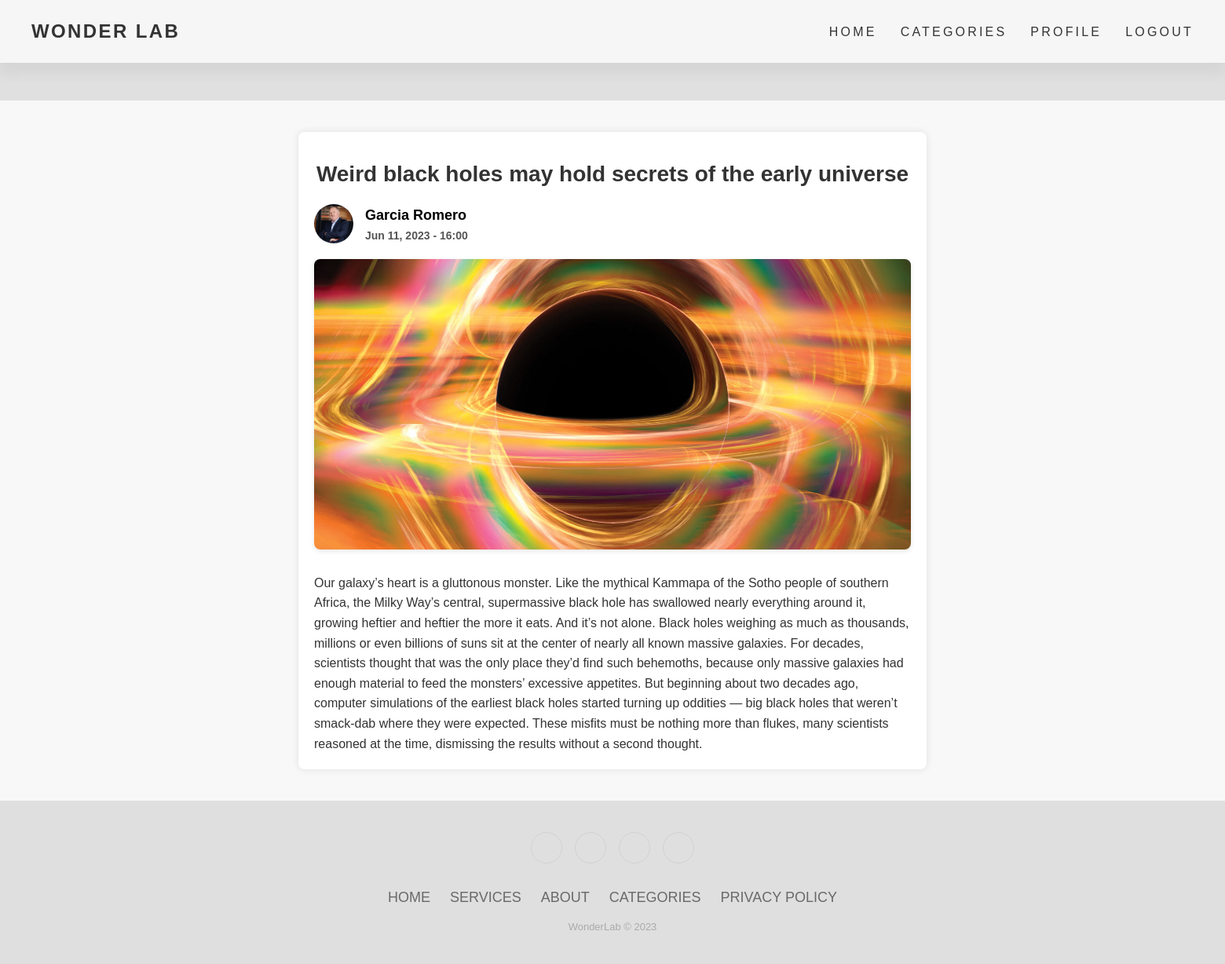
The page /post.php?id=66 on the database its author committed.
### tables this page shows
CREATE TABLE IF NOT EXISTS `posts` (
  `id` int UNSIGNED NOT NULL AUTO_INCREMENT,
  `title` varchar(255) NOT NULL,
  `body` text NOT NULL,
  `thumbnail` varchar(255) NOT NULL,
  `date_time` timestamp NOT NULL DEFAULT CURRENT_TIMESTAMP,
  `category_id` int UNSIGNED DEFAULT NULL,
  `author_id` int NOT NULL,
  PRIMARY KEY (`id`)
);

CREATE TABLE IF NOT EXISTS `users` (
  `id` int UNSIGNED NOT NULL AUTO_INCREMENT,
  `firstname` varchar(50) NOT NULL,
  `lastname` varchar(50) NOT NULL,
  `username` varchar(50) NOT NULL,
  `email` varchar(100) NOT NULL,
  `password` varchar(255) NOT NULL,
  `avatar` varchar(255) NOT NULL,
  PRIMARY KEY (`id`)
);

### post.php (the view)
<?php
include 'header.php';
if (isset($_GET['id'])){
    $id = filter_var($_GET['id'], FILTER_SANITIZE_NUMBER_INT);
    $query = "SELECT * FROM posts WHERE id=$id";
    $result = mysqli_query($connection, $query);
    $post = mysqli_fetch_assoc($result);
} else{
    header('location: ' . ROOT_URL . 'home.php');
    die();
}
?>
<link rel="stylesheet" href="<?= ROOT_URL ?>assets/style.css?v=<?= filemtime('assets/style.css') ?>" />
<section class="blog-post">
    <div class="blog-post__container">
        <h2 class="blog-post__title"><?= $post['title'] ?></h2>
        <div class="blog-post__author">
            <?php
            $author_id = $post['author_id'];
            $author_query = "SELECT * FROM users WHERE id=$author_id";
            $author_result = mysqli_query($connection, $author_query);
            $author = mysqli_fetch_assoc($author_result);
            ?>
            <div class="blog-post__author-avatar">
                <img src="./image/<?= $author['avatar'] ?>" alt="avatar">
            </div>
            <div class="blog-post__author-info">
                <h5><?= "{$author['firstname']} {$author['lastname']}" ?></h5>
                <small><?= date("M d, Y - H:i", strtotime($post['date_time'])) ?></small>
            </div>
        </div>
        <div class="blog-post__thumbnail">
            <img src="./image/<?= $post['thumbnail'] ?>" alt="wildlife">
        </div>
        <div class="blog-post__content">
            <p><?= $post['body'] ?></p>
        </div>
    </div>
</section>
<?php
include 'footer.php';
?>

### header.php (shortened to what this page needs)
<!DOCTYPE html>
<html lang="en">
<head>
  <link rel="stylesheet" href="<?= ROOT_URL ?>assets/style.css?v=<?=filemtime('assets/style.css')?>"/>  <title>WonderLab</title>
</head>
<body>
  <header>
    <a href="" class="logo">Wonder lab</a>
    <div class="group">
      <ul class="navigation">
        <li>
          <a href="<?= ROOT_URL ?>home.php">Home</a>
        </li>
        <li>
          <a href="<?= ROOT_URL ?>category.php">categories</a>
        </li>
        <li>
          <a href="<?= ROOT_URL ?>edit_user.php">Profile</a>
        </li>
        <li><ion-icon name="log-out-outline" class="icons"></ion-icon>
          <a href="<?= ROOT_URL ?>authn/logout.php">Logout</a>
        </li>
      </ul>
    </div>
  </header>
</body>

### footer.php (shortened to what this page needs)
<!DOCTYPE html>
<html>
<head>
    <link rel="stylesheet" href="https://cdnjs.cloudflare.com/ajax/libs/ionicons/2.0.1/css/ionicons.min.css">
    <link rel="stylesheet" href="<?= ROOT_URL ?>assets/style.css?v=<?= filemtime('assets/style.css') ?>" />
</head>
<body>
    <div class="footer-basic">
        <footer>
            <div class="social"><a href="#"></a><a href="#"></a><a href="#"></a><a href="#"></a></div>
            <ul class="list-inline">
                <li class="list-inline-item"><a href="./home.php">Home</a></li>
                <li class="list-inline-item"><a href="#">Services</a></li>
                <li class="list-inline-item"><a href="#">About</a></li>
                <li class="list-inline-item"><a href="./category.php">categories</a></li>
                <li class="list-inline-item"><a href="#">Privacy Policy</a></li>
            </ul>
            <p class="copyright">WonderLab © 2023</p>
        </footer>
    </div>
</body>
</html>

### assets/style.css (style rules this page uses)
* { box-sizing: border-box; margin: 0; padding: 0; }
body { background-size: cover; background-position: center; background-repeat: no-repeat; font-family: Arial, sans-serif; color: #333; overflow-x: hidden; background-color: #dfdfdff6; }
header { position: relative; top: 0; left: 0; width: 100%; height: 80px; background: #ffffffb7; padding: 20px 40px; display: flex; justify-content: space-between; align-items: center; box-shadow: 0 15px 15px rgba(0, 0, 0, 0.05); }
.logo { color: #333; text-decoration: none; font-size: 1.5em; font-weight: 700; text-transform: uppercase; letter-spacing: 0.1em; }
.group { display: flex; align-items: center; }
header ul { position: relative; display: flex; gap: 30px; }
header ul li { list-style: none; }
header ul li a { position: relative; text-decoration: none; font-size: 1em; color: #333; text-transform: uppercase; letter-spacing: 0.2em; font-family: 'Poppins', sans-serif; }
header ul li a::before { content: ''; position: absolute; background: #333; height: 2px; width: 100%; bottom: -2px; transform: scaleX(0); transition: transform 0.5s ease-in-out; }
section { margin-top: 3rem; width: 100vw; }
h1, h2, h3, h4, h5 { color: black; line-height: 1.3; }
h2 { font-size: 1.7rem; margin: 1rem 0; }
a { color: black; transition: all 300ms ease; text-transform: uppercase; }
img { display: block; width: 100%; height: 100%; object-fit: cover; }
h2 { font-size: 32px; font-weight: bold; margin-bottom: 20px; color: #333333; }
.blog-post__container { max-width: 800px; margin: 0 auto; padding: 20px; }
.blog-post__title { font-size: 28px; margin-bottom: 20px; }
.blog-post__author { display: flex; align-items: center; margin-bottom: 20px; }
.blog-post__author-avatar img { width: 50px; height: 50px; border-radius: 50%; margin-right: 15px; }
.blog-post__author-info { display: flex; flex-direction: column; }
.blog-post__author-info h5 { font-size: 18px; margin-bottom: 5px; }
.blog-post__author-info small { font-size: 14px; color: #88888800; }
.blog-post__thumbnail img { width: 100%; height: auto; margin-bottom: 30px; border-radius: 8px; box-shadow: 0 2px 6px rgba(0, 0, 0, 0.1); }
.blog-post__content { font-size: 16px; line-height: 1.6; color: #333; margin-bottom: 20px; }
.blog-post { background-color: #f8f8f8; padding: 40px 0; }
.blog-post__container { box-shadow: 0 0 10px rgba(0, 0, 0, 0.1); background-color: #fff; border-radius: 8px; }
.blog-post__title { color: #333; text-align: center; }
.blog-post__author-info small { font-weight: bold; color: #555; }
.blog-post__thumbnail img { object-fit: cover; }
.blog-post__content:last-child { margin-bottom: 0; }
.footer-basic { padding:40px 0; background-color:#dfdfdff6; color:#4b4c4d; }
.footer-basic ul { padding:0; list-style:none; text-align:center; font-size:18px; line-height:1.6; margin-bottom:0; }
.footer-basic li { padding:0 10px; display: inline; }
.footer-basic ul a { color:inherit; text-decoration:none; opacity:0.8; }
.footer-basic .social { text-align:center; padding-bottom:25px; }
.footer-basic .social > a { font-size:24px; width:40px; height:40px; line-height:40px; display:inline-block; text-align:center; border-radius:50%; border:1px solid #ccc; margin:0 8px; color:inherit; opacity:0.75; }
.footer-basic .copyright { margin-top:15px; text-align:center; font-size:13px; color:#aaa; margin-bottom:0; }

### rows shown on the page
posts: title "Weird black holes may hold secrets of the early universe", date_time "Jun 11, 2023 - 16:00", thumbnail (picture), body "Our galaxy’s heart is a gluttonous monster. Like the mythical Kammapa of the Sotho people of southern Africa, the Milky Way’s central, supermassive black hole has swallowed nearly everything around it, growing heftier and heftier the more it eats. And it’s not alone. Black holes weighing as much as thousands, millions or even billions of suns sit at the center of nearly all known massive galaxies. For decades, scientists thought that was the only place they’d find such behemoths, because only massive galaxies had enough material to feed the monsters’ excessive appetites. But beginning about two decades ago, computer simulations of the earliest black holes started turning up oddities — big…"
users: avatar (picture), firstname "Garcia", lastname "Romero"
